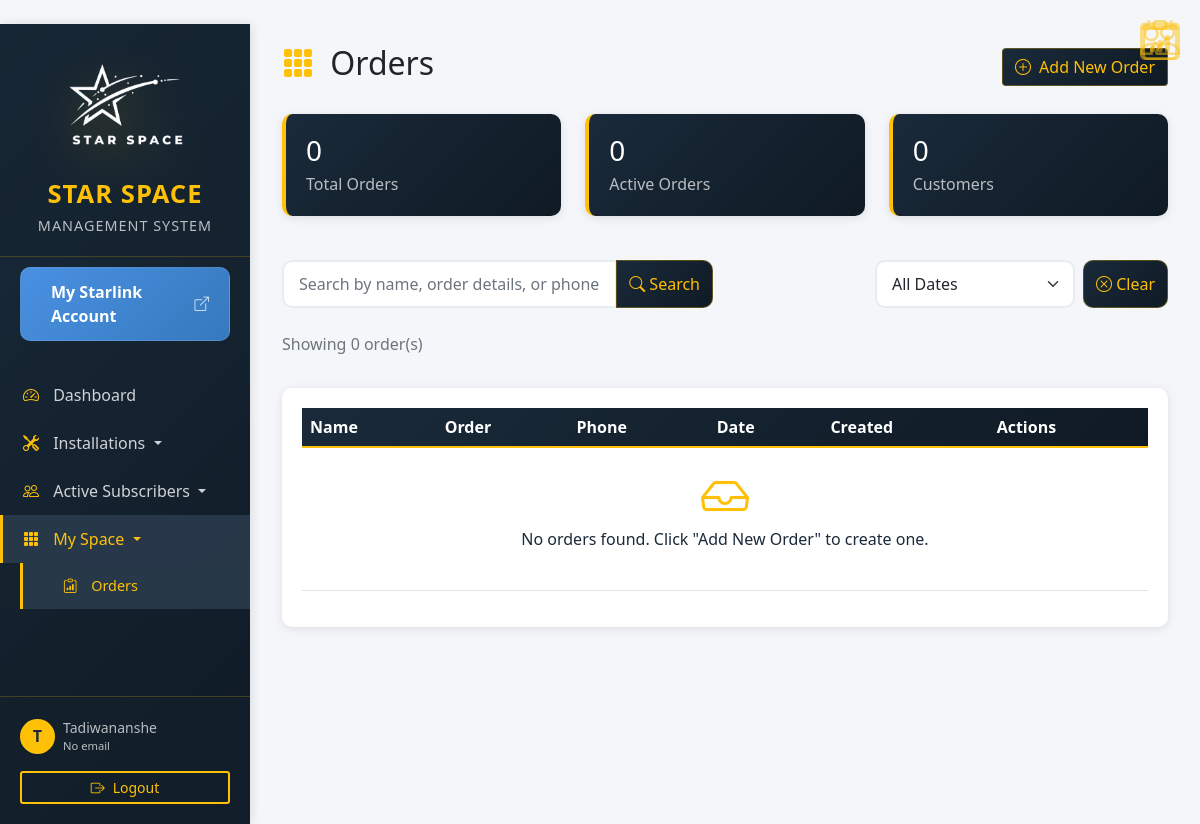
The app's page /orders/ (signed in), older data.
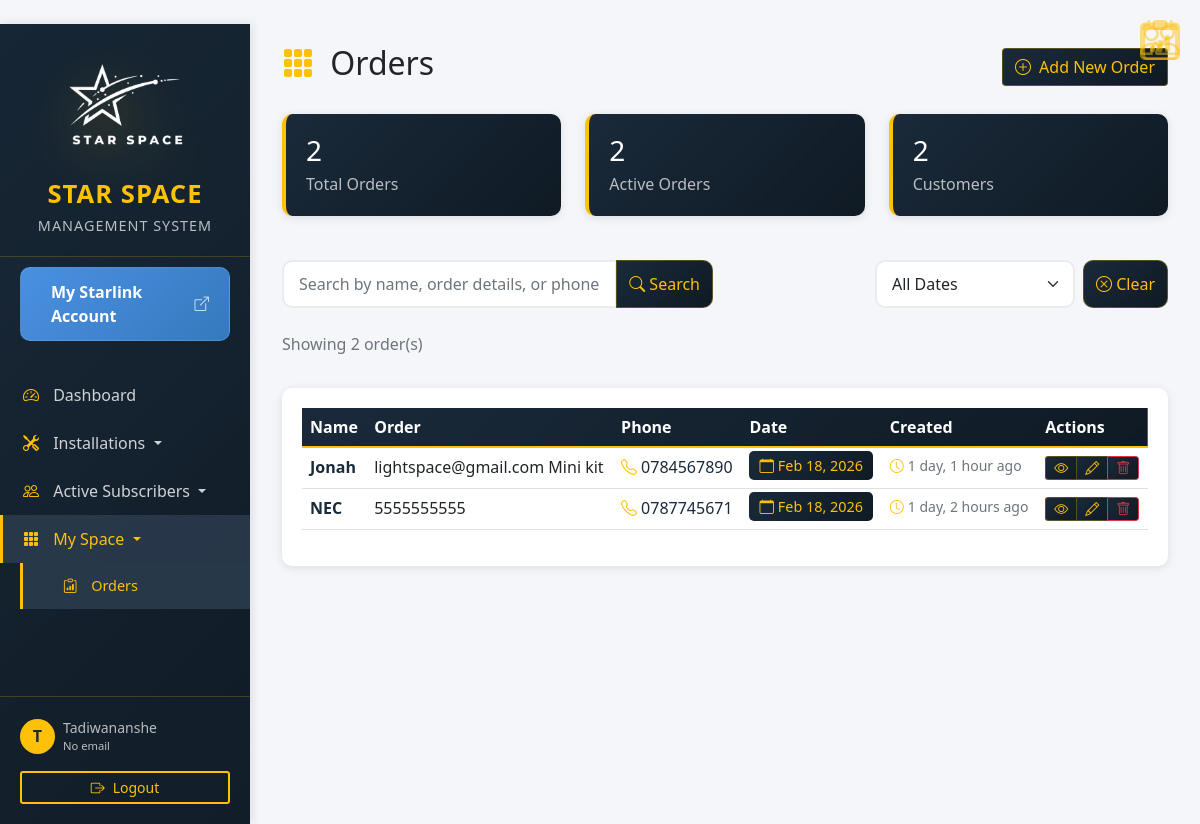
The same page, newer data.
### clients/models.py (models this page shows, shortened)
class Order(models.Model):
    name = models.CharField(max_length=200)
    order_details = models.TextField(verbose_name="Order")
    phone = models.CharField(max_length=20, validators=[
        RegexValidator(
            regex=r'^\(?\d{3}\)?[\s.-]?\d{3}[\s.-]?\d{4}$',
            message='Enter a valid phone number. Formats: (078) 776-8637, 078-776-8637, or 0787768637'
        )
    ])
    order_date = models.DateField(default=timezone.now)
    created_at = models.DateTimeField(auto_now_add=True)
    updated_at = models.DateTimeField(auto_now=True)
    class Meta:
        ordering = ['-order_date', '-created_at']

### clients/views.py (the view)
# urls.py: path('orders/', views.order_list, name='order_list'),
@login_required(login_url='clients:login')
def order_list(request):
    orders = Order.objects.all()
    context = {
        'orders': orders,
        'total_orders': orders.count(),
    }
    return render(request, 'clients/order_list.html', context)

### templates/clients/order_list.html (shortened to what the changed rows need)
{% extends 'base.html' %}
{% load static %}
{% block content %}
<div class="container-fluid">
    <div class="d-flex justify-content-between align-items-center mb-4">
        <h2><i class="bi bi-grid-3x3-gap-fill me-2" style="color: #ffc107;"></i> Orders</h2>
    </div>
    <div class="row mb-4">
        <div class="col-md-4">
            <div class="stat-card" style="background: linear-gradient(135deg, #1a2a3a, #0f1a24); border-left: 4px solid #ffc107;">
                <div class="d-flex justify-content-between align-items-center">
                    <div>
                        <h3 class="text-white mb-1">{{ total_orders }}</h3>
                        <p class="text-white-50 mb-0">Total Orders</p>
                    </div>
                </div>
            </div>
        </div>
        <div class="col-md-4">
            <div class="stat-card" style="background: linear-gradient(135deg, #1a2a3a, #0f1a24); border-left: 4px solid #ffc107;">
                <div class="d-flex justify-content-between align-items-center">
                    <div>
                        <h3 class="text-white mb-1">{{ orders.count }}</h3>
                        <p class="text-white-50 mb-0">Active Orders</p>
                    </div>
                </div>
            </div>
        </div>
        <div class="col-md-4">
            <div class="stat-card" style="background: linear-gradient(135deg, #1a2a3a, #0f1a24); border-left: 4px solid #ffc107;">
                <div class="d-flex justify-content-between align-items-center">
                    <div>
                        <h3 class="text-white mb-1">{{ orders.count }}</h3>
                        <p class="text-white-50 mb-0">Customers</p>
                    </div>
                </div>
            </div>
        </div>
    </div>
    <div class="row mb-3">
        <div class="col-12">
            <p class="text-muted" id="resultCount">Showing {{ orders.count }} order(s)</p>
        </div>
    </div>
    <div class="table-container">
        <div class="table-responsive">
            <table class="table table-hover" id="ordersTable">
                <thead style="background: linear-gradient(135deg, #1a2a3a, #0f1a24); color: #ffc107;">
                    <tr>
                        <th class="text-white">Name</th>
                        <th class="text-white">Order</th>
                        <th class="text-white">Phone</th>
                        <th class="text-white">Date</th>
                        <th class="text-white">Created</th>
                        <th class="text-white">Actions</th>
                    </tr>
                </thead>
                <tbody>
                    {% for order in orders %}
                    <tr>
                        <td>
                            <strong style="color: #1a2a3a;">{{ order.name }}</strong>
                        </td>
                        <td>{{ order.order_details|truncatechars:50 }}</td>
                        <td>
                            <a href="tel:{{ order.phone }}" class="text-decoration-none" style="color: #1a2a3a;">
                                <i class="bi bi-telephone me-1" style="color: #ffc107;"></i>{{ order.phone }}
                            </a>
                        </td>
                        <td>
                            <span style="background: linear-gradient(135deg, #1a2a3a, #0f1a24); color: #ffc107; padding: 5px 10px; border-radius: 5px; font-size: 0.9rem;">
                                <i class="bi bi-calendar me-1"></i>{{ order.order_date|date:"M d, Y" }}
                            </span>
                        </td>
                        <td>
                            <small class="text-muted">
                                <i class="bi bi-clock me-1" style="color: #ffc107;"></i>{{ order.created_at|timesince }} ago
                            </small>
                        </td>
                        <td>
                            <div class="btn-group" role="group">
                                <a href="{% url 'clients:order_detail' order.pk %}" class="btn btn-sm" style="background: linear-gradient(135deg, #1a2a3a, #0f1a24); color: #ffc107; border: 1px solid rgba(255, 193, 7, 0.3);" title="View">
                                    <i class="bi bi-eye"></i>
                                </a>
                                <a href="{% url 'clients:edit_order' order.pk %}" class="btn btn-sm" style="background: linear-gradient(135deg, #1a2a3a, #0f1a24); color: #ffc107; border: 1px solid rgba(255, 193, 7, 0.3);" title="Edit">
                                    <i class="bi bi-pencil"></i>
                                </a>
                                <button type="button" class="btn btn-sm" style="background: linear-gradient(135deg, #1a2a3a, #0f1a24); color: #dc3545; border: 1px solid #dc3545;" title="Delete"
                                        data-bs-toggle="modal" data-bs-target="#deleteModal{{ order.pk }}">
                                    <i class="bi bi-trash"></i>
                                </button>
                            </div>
                        </td>
                    </tr>
                    {% empty %}
                    <tr>
                        <td colspan="6" class="text-center py-4">
                            <i class="bi bi-inbox" style="font-size: 3rem; color: #ffc107;"></i>
                            <p class="mt-2" style="color: #1a2a3a;">No orders found. Click "Add New Order" to create one.</p>
                        </td>
                    </tr>
                    {% endfor %}
                </tbody>
            </table>
        </div>
    </div>
</div>
{% endblock %}

Row changes from the older to the newer data that the page shows:
added Order: name "Jonah", order_details "lightspace@gmail.com Mini kit", phone "0784567890", order_date "Feb 18, 2026", created_at "1 day, 1 hour"
added Order: name "NEC", order_details "5555555555", phone "0787745671", order_date "Feb 18, 2026", created_at "1 day, 2 hours"
Text that changed along with them:
{{ total_orders }}: "0" → "2"
{{ orders.count }}: "0" → "2"
text no longer shown: "No orders found. Click \"Add New Order\" to create one."
